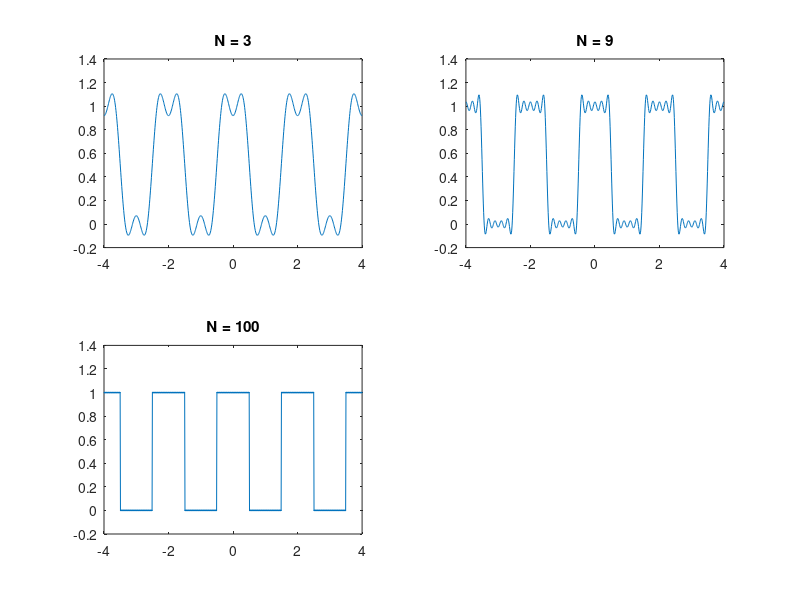

The MATLAB script that drew this image:
N = 3
function void = getFourier(N)
  Ts = 0.01
  T = 2

  t = -T/2:Ts:T/2

  f(t < -T/4) = 0
  f((t >= -T/4) & (t <= T/4)) = 1
  f(t > T/4) = 0

  a = zeros(1, N+1)
  b = zeros(1, N+1)

  for n = 0:N
      a(n+1) = (2 * Ts / T) * sum(f .* cos(2 * pi * n * t / T))
      b(n+1) = (2 * Ts / T) * sum(f .* sin(2 * pi * n * t / T))
  end


  t = -2*T:Ts:2*T
  fs = (a(1)/2) * ones(size(t))

  for n = 1:N
      fs = fs + (a(n + 1) * cos(2*pi*n*t/T)) + (b(n + 1) * sin(2*pi*n*t/T)) 
  end

  plot(t,fs)

end  

subplot(2,2,1)
getFourier(3)
title("N = 3")

subplot(2,2,2)
getFourier(9)
title("N = 9")

subplot(2,2,3)
getFourier(100)
title("N = 100")
